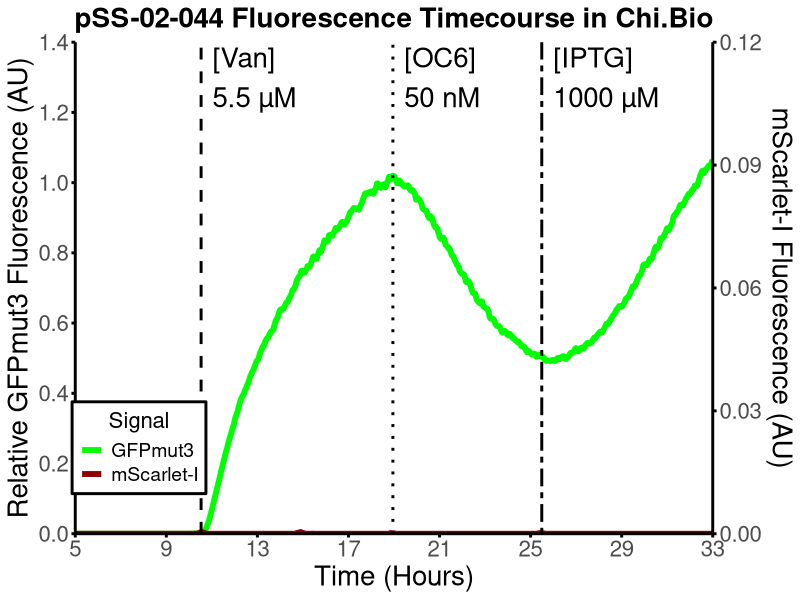
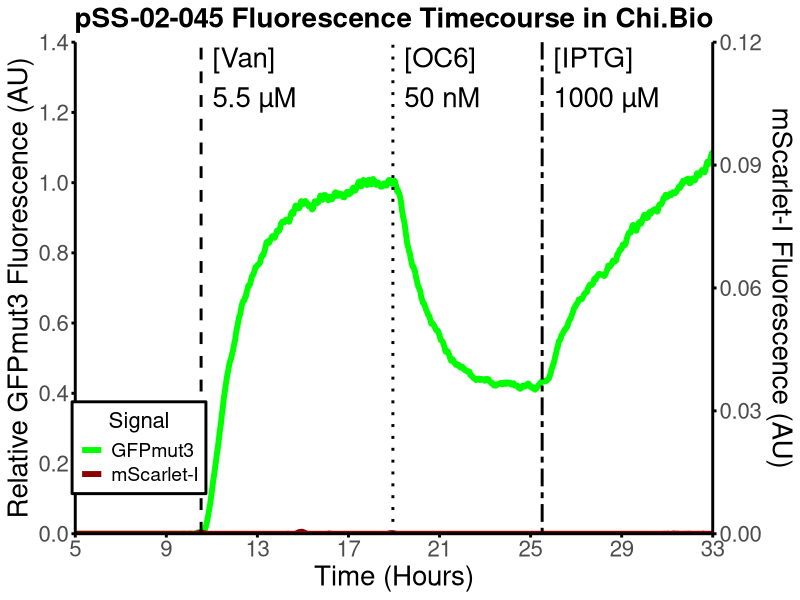
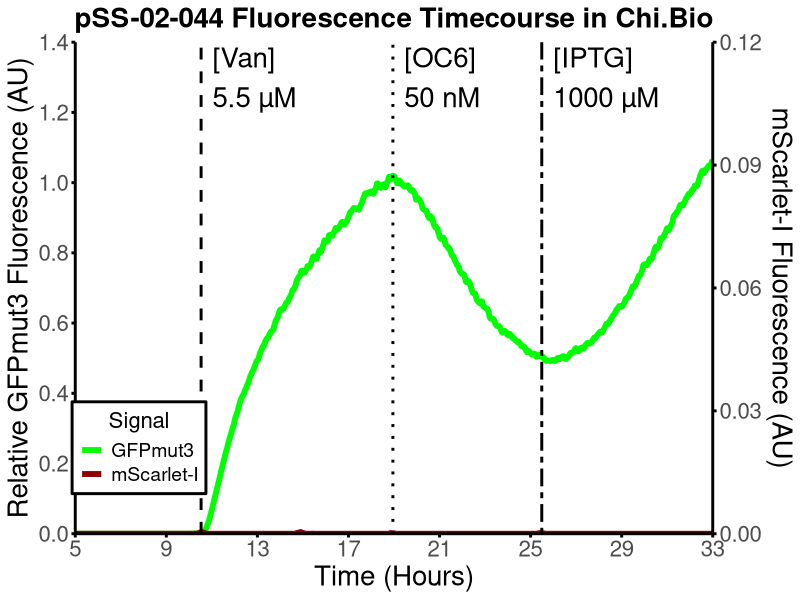
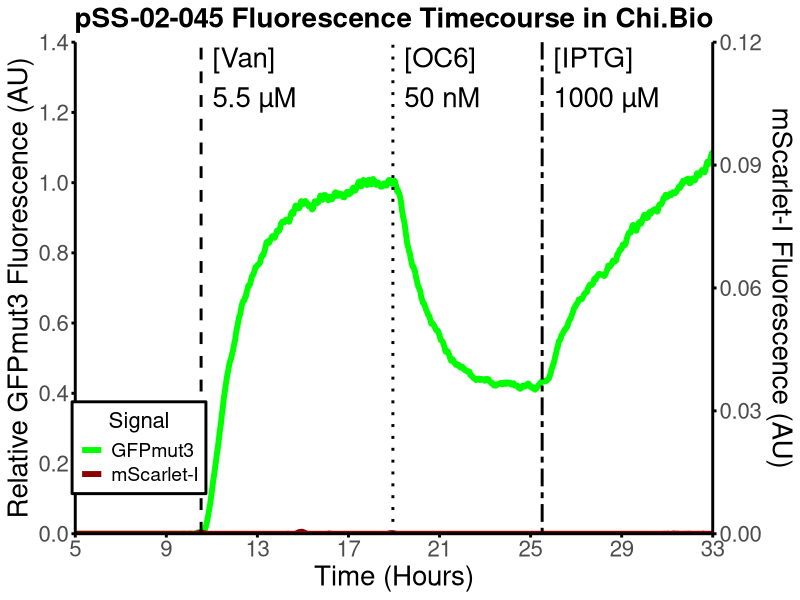

Reproduce these figures in R, in order.
library(tidyverse)   
library(zoo)        
library(patchwork)   
library(matrixStats)
library(ggplot2)
library(dplyr)
library(tidyr)
library(purrr)

pSS_02_044 = read.csv('Data/Figure_3_Panel_F_G/pSS-02-044.csv', header = TRUE)
pSS_02_045 = read.csv('Data/Figure_3_Panel_F_G/pSS-02-045.csv', header = TRUE)

pSS_02_044$exp_time = pSS_02_044$exp_time/60/60
pSS_02_045$exp_time = pSS_02_045$exp_time/60/60

# Remove background fluorescence: 
transition_row  = which(diff(pSS_02_044$Van) == 5.5)[1] + 1
last30          = pSS_02_044[(transition_row - 30):(transition_row - 1), ]
mean_FP1_last30 = mean(last30$FP1_emit1, na.rm = TRUE)
mean_FP2_last30 = mean(last30$FP2_emit1, na.rm = TRUE)
pSS_02_044$FP1_emit1  = pSS_02_044$FP1_emit1 - mean_FP1_last30
pSS_02_044$FP2_emit1  = pSS_02_044$FP2_emit1 - mean_FP2_last30

transition_row  = which(diff(pSS_02_045$Van) == 5.5)[1] + 1
last30          = pSS_02_045[(transition_row - 30):(transition_row - 1), ]
mean_FP1_last30 = mean(last30$FP1_emit1, na.rm = TRUE)
mean_FP2_last30 = mean(last30$FP2_emit1, na.rm = TRUE)
pSS_02_045$FP1_emit1  = pSS_02_045$FP1_emit1 - mean_FP1_last30
pSS_02_045$FP2_emit1  = pSS_02_045$FP2_emit1 - mean_FP2_last30

# Make Ratios
pSS_02_044$Ratio = pSS_02_044$FP2_emit1/pSS_02_044$FP1_emit1
pSS_02_045$Ratio = pSS_02_045$FP2_emit1/pSS_02_045$FP1_emit1


# Normalising GFPmut3 and Correcting mScarlet-I 
transition_row1 <- which(diff(pSS_02_044$OC6) == 50)[1] + 1
pSS_02_044$growth_rate_ma      <- rollapply(pSS_02_044$growth_rate, width = 31, FUN = mean, align = "center", fill = NA)
pSS_02_044$GrowthNormalisedGFP = pSS_02_044$FP1_emit1 * pSS_02_044$growth_rate_ma
last30 <- pSS_02_044[(transition_row1 - 30):(transition_row1 - 1), ]
mean_ratio = mean(last30$Ratio, na.rm = TRUE)
pSS_02_044$FP2_emit1 = pSS_02_044$FP2_emit1 - mean_ratio*pSS_02_044$FP1_emit1
mean_FP1_last30 <- mean(last30$FP1_emit1, na.rm = TRUE)
mean_FP1_GrowthNornalised = mean(last30$GrowthNormalisedGFP, na.rm = TRUE)
pSS_02_044$FP1_emit1 = pSS_02_044$FP1_emit1 / mean_FP1_last30
pSS_02_044$GrowthNormalisedGFP = pSS_02_044$GrowthNormalisedGFP / mean_FP1_GrowthNornalised

transition_row1 <- which(diff(pSS_02_045$OC6) == 50)[1] + 1
pSS_02_045$growth_rate_ma      <- rollapply(pSS_02_045$growth_rate, width = 31, FUN = mean, align = "center", fill = NA)
pSS_02_045$GrowthNormalisedGFP = pSS_02_045$FP1_emit1 * pSS_02_045$growth_rate_ma
last30 <- pSS_02_045[(transition_row1 - 30):(transition_row1 - 1), ]
mean_ratio = mean(last30$Ratio, na.rm = TRUE)
pSS_02_045$FP2_emit1 = pSS_02_045$FP2_emit1 - mean_ratio*pSS_02_045$FP1_emit1
mean_FP1_last30 <- mean(last30$FP1_emit1, na.rm = TRUE)
mean_FP1_GrowthNornalised = mean(last30$GrowthNormalisedGFP, na.rm = TRUE)
pSS_02_045$FP1_emit1 = pSS_02_045$FP1_emit1 / mean_FP1_last30
pSS_02_045$GrowthNormalisedGFP = pSS_02_045$GrowthNormalisedGFP / mean_FP1_GrowthNornalised


# Moving Averages 
pSS_02_044$FP1_emit1_MA21             <- rollapply(pSS_02_044$FP1_emit1, width = 21, FUN = mean, align = "center", fill = NA)
pSS_02_044$FP2_emit1_MA21             <- rollapply(pSS_02_044$FP2_emit1, width = 21, FUN = mean, align = "center", fill = NA)
pSS_02_044$GrowthNormalisedGFP_MA     <- rollapply(pSS_02_044$GrowthNormalisedGFP, width = 21, FUN = mean, align = "center", fill = NA)
pSS_02_044$FP1_emit1_MA21[pSS_02_044$FP1_emit1_MA21 < 0] <- 0
pSS_02_044$FP2_emit1_MA21[pSS_02_044$FP2_emit1_MA21 < 0] <- 0
pSS_02_044$GrowthNormalisedGFP_MA[pSS_02_044$GrowthNormalisedGFP_MA < 0] <- 0

pSS_02_045$FP1_emit1_MA21             <- rollapply(pSS_02_045$FP1_emit1, width = 21, FUN = mean, align = "center", fill = NA)
pSS_02_045$FP2_emit1_MA21             <- rollapply(pSS_02_045$FP2_emit1, width = 21, FUN = mean, align = "center", fill = NA)
pSS_02_045$GrowthNormalisedGFP_MA     <- rollapply(pSS_02_045$GrowthNormalisedGFP, width = 21, FUN = mean, align = "center", fill = NA)
pSS_02_045$FP1_emit1_MA21[pSS_02_045$FP1_emit1_MA21 < 0] <- 0
pSS_02_045$FP2_emit1_MA21[pSS_02_045$FP2_emit1_MA21 < 0] <- 0
pSS_02_045$GrowthNormalisedGFP_MA[pSS_02_045$GrowthNormalisedGFP_MA < 0] <- 0


## Plotting pSS-02-044
First_transition_row  = which(diff(pSS_02_044$Van) == 5.5)[1] + 1
First_transition_time = pSS_02_044$exp_time[First_transition_row]
Second_transition_row  = which(diff(pSS_02_044$OC6) == 50)[1] + 1
Second_transition_time = pSS_02_044$exp_time[Second_transition_row]
Third_transition_row  = which(diff(pSS_02_044$IPTG) == 1000)[1] + 1
Third_transition_time = pSS_02_044$exp_time[Third_transition_row]

factor <- 1.4 / 0.12

p1 <- ggplot(pSS_02_044, aes(x = exp_time)) +
  geom_line(aes(y = FP1_emit1_MA21, color = "GFPmut3"), linewidth = 2) +
  geom_line(aes(y = FP2_emit1_MA21 * factor, color = "mScarlet-I"), linewidth = 2) +
  geom_vline(xintercept = First_transition_time, linetype = "dashed", color = "black", linewidth = 1) +
  geom_vline(xintercept = Second_transition_time, linetype = "dotted", color = "black", linewidth = 1) +
  geom_vline(xintercept = Third_transition_time, linetype = "twodash", color = "black", linewidth = 1) +
  annotate("text", x = First_transition_time + 0.5, y = 1.3, label = "[Van]\n5.5 µM", 
           color = "black", size = 7, hjust = 0) +
  annotate("text", x = Second_transition_time + 0.5, y = 1.3, label = "[OC6]\n50 nM", 
           color = "black", size = 7, hjust = 0) +
  annotate("text", x = Third_transition_time + 0.5, y = 1.3, label = "[IPTG]\n1000 µM",
           color = "black", size = 7, hjust = 0) + 
  
  theme_minimal() +
  theme(
    text = element_text(size = 20),
    axis.title = element_text(size = 20, hjust = 0.5),
    plot.title = element_text(size = 20, hjust = 0.5, face = "bold"),
    legend.title = element_text(size = 16, hjust = 0.5),
    legend.text = element_text(size = 14),
    legend.position = "inside",                        
    legend.position.inside = c(0.1, 0.175),             
    legend.background = element_rect(fill = "white", color = "black", linewidth = 1),  
    legend.key = element_rect(fill = "white", color = "white", linewidth = 1),
    axis.line = element_line(linewidth = 1, color = "black"),
    axis.ticks = element_line(linewidth = 1, color = "black"),
    panel.grid.major = element_blank(),
    panel.grid.minor = element_blank(),
    panel.grid = element_line(colour = "grey90", linewidth = 0.5, linetype = "dashed")         
  ) +
  scale_x_continuous(expand = c(0, 0), limits = c(5, 33), breaks = seq(5, 33, 4)) +
  scale_y_continuous(
    name = "Relative GFPmut3 Fluorescence (AU)",
    expand = c(0, 0),
    limits = c(0, 1.4),
    breaks = seq(0, 1.4, 0.2),
    sec.axis = sec_axis(~ . / factor, name = "mScarlet-I Fluorescence (AU)")
  ) +
  scale_color_manual(
    name = "Signal",
    values = c("mScarlet-I" = "darkred", "GFPmut3" = "green")
  ) +
  labs(
    x = "Time (Hours)",
    title = "pSS-02-044 Fluorescence Timecourse in Chi.Bio"
  )

print(p1)
svg("pSS-02-044.svg", width = 11.2559, height = 7.7362, bg = "white")
print(p1) 
dev.off()

## Plotting pSS-02-045
First_transition_row  = which(diff(pSS_02_045$Van) == 5.5)[1] + 1
First_transition_time = pSS_02_045$exp_time[First_transition_row]
Second_transition_row  = which(diff(pSS_02_045$OC6) == 50)[1] + 1
Second_transition_time = pSS_02_045$exp_time[Second_transition_row]
Third_transition_row  = which(diff(pSS_02_045$IPTG) == 1000)[1] + 1
Third_transition_time = pSS_02_045$exp_time[Third_transition_row]


factor <- 1.4 / 0.12  

p2 <- ggplot(pSS_02_045, aes(x = exp_time)) +
  geom_line(aes(y = FP1_emit1_MA21, color = "GFPmut3"), linewidth = 2) +
  geom_line(aes(y = FP2_emit1_MA21 * factor, color = "mScarlet-I"), linewidth = 2) +
  geom_vline(xintercept = First_transition_time, linetype = "dashed", color = "black", linewidth = 1) +
  geom_vline(xintercept = Second_transition_time, linetype = "dotted", color = "black", linewidth = 1) +
  geom_vline(xintercept = Third_transition_time, linetype = "twodash", color = "black", linewidth = 1) +
  annotate("text", x = First_transition_time + 0.5, y = 1.3, label = "[Van]\n5.5 µM", 
           color = "black", size = 7, hjust = 0) +
  annotate("text", x = Second_transition_time + 0.5, y = 1.3, label = "[OC6]\n50 nM", 
           color = "black", size = 7, hjust = 0) +
  annotate("text", x = Third_transition_time + 0.5, y = 1.3, label = "[IPTG]\n1000 µM",
           color = "black", size = 7, hjust = 0) + 
  
  theme_minimal() +
  theme(
    text = element_text(size = 20),
    axis.title = element_text(size = 20, hjust = 0.5),
    plot.title = element_text(size = 20, hjust = 0.5, face = "bold"),
    legend.title = element_text(size = 16, hjust = 0.5),
    legend.text = element_text(size = 14),
    legend.position = "inside",                        
    legend.position.inside = c(0.1, 0.175),              
    legend.background = element_rect(fill = "white", color = "black", linewidth = 1),  
    legend.key = element_rect(fill = "white", color = "white", linewidth = 1),
    axis.line = element_line(linewidth = 1, color = "black"),
    axis.ticks = element_line(linewidth = 1, color = "black"),
    panel.grid.major = element_blank(),
    panel.grid.minor = element_blank(),
    panel.grid = element_line(colour = "grey90", linewidth = 0.5, linetype = "dashed")        
  ) +
  scale_x_continuous(expand = c(0, 0), limits = c(5, 33), breaks = seq(5, 33, 4)) +
  scale_y_continuous(
    name = "Relative GFPmut3 Fluorescence (AU)",
    expand = c(0, 0),
    limits = c(0, 1.4),
    breaks = seq(0, 1.4, 0.2),
    sec.axis = sec_axis(~ . / factor, name = "mScarlet-I Fluorescence (AU)")
  ) +
  scale_color_manual(
    name = "Signal",
    values = c("mScarlet-I" = "darkred", "GFPmut3" = "green")
  ) +
  labs(
    x = "Time (Hours)",
    title = "pSS-02-045 Fluorescence Timecourse in Chi.Bio"
  )

print(p2)
svg("pSS-02-045.svg", width = 11.2559, height = 7.7362, bg = "white")
print(p2)  
dev.off()
